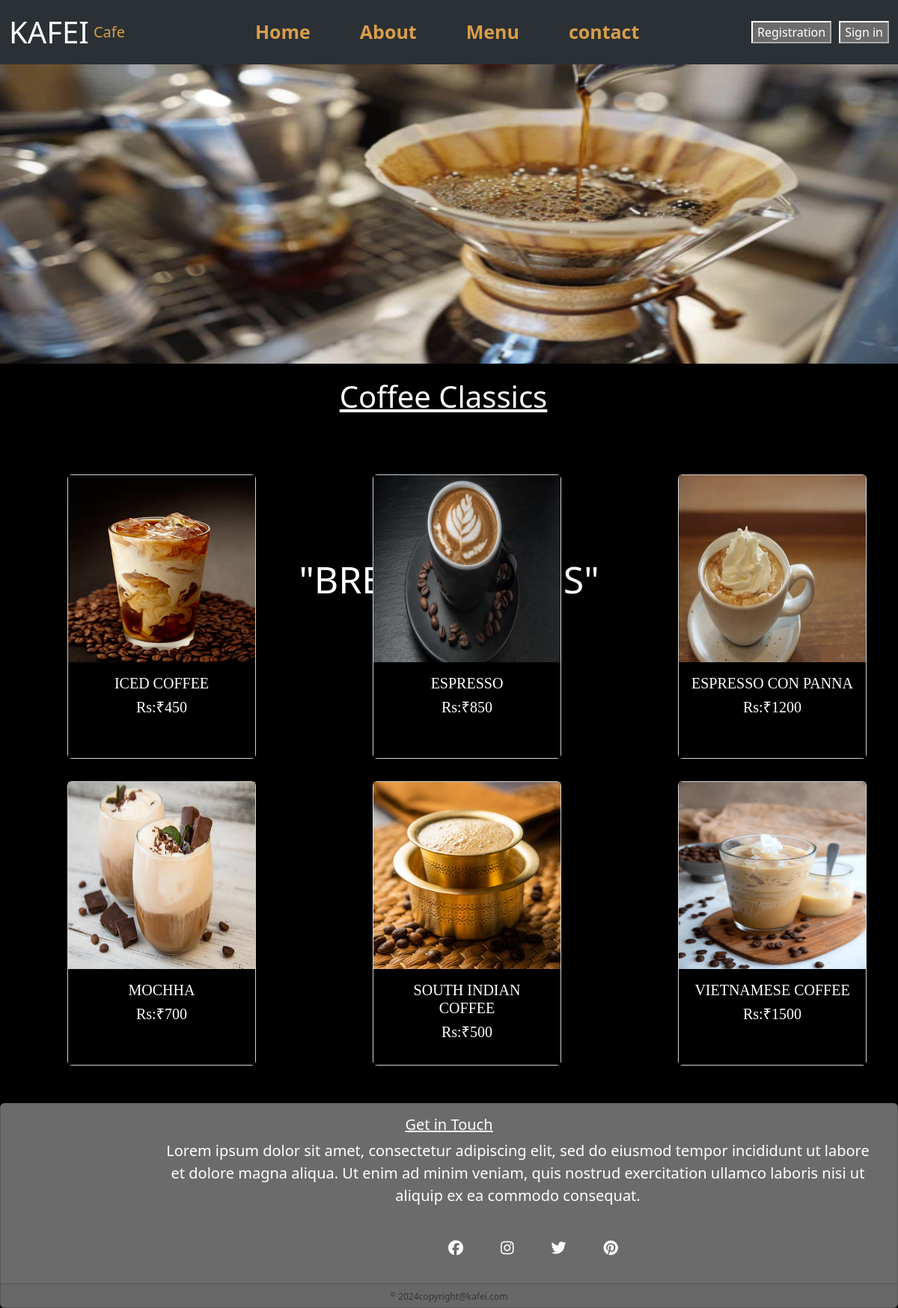
The page /menu on the database its author committed.
### kafei/models.py (models this page shows, shortened)
class Menu(models.Model):
    item=models.CharField(max_length=50,blank=None)
    price=models.CharField(max_length=50,blank=None)
    image=models.ImageField(max_length=500,blank=None,upload_to="image")

### kafei/views.py (the view)
# urls.py: path("menu",views.menu,name="menu"),
def menu(request):
    item=Menu.objects.all()
    return render (request,"menu.html",{"item":item})

### kafei/templates/menu.html
{% extends "theme.html" %}
{% block content %}
{% load static %}
<body style="background-color: black;">
<div class="menu">
        <img src="{% static 'image/making.jpg' %}" alt="" width="100%" height="400px" >
        <div class="centered">
            <h1 style="margin-bottom: 200px; color: white; font-size: 50px;">"BREWS & BITES"</h1>
        </div>
</div>
<div class="head2" style="color: white; text-align: center; margin-top: 20px; margin-right: 15px;">
    <u><h1>Coffee Classics</h1></u>
</div>
<div class="menubar" style="margin-top: 50px;">
    <div class="row">
        {% for a in item %}
        <div class="col-md-4">
            <div class="card" style="width: 252px; margin-left: 90px; height: 380px; margin-top: 30px;">
                <img src="{{a.image.url}}" alt="" height="250px" width="250px">
                <div class="card-body" style=" text-align: center; font-family: cursive; background-color: black; color: white;">
                  <h5 class="card-title">{{a.item}}</h5>
                  <h5 class="card-text">Rs:{{a.price}}</h5>
                </div>
            </div>
        </div>
            {% endfor %}
    </div>
</div>
</body>
{% endblock %}

### kafei/templates/theme.html (shortened to what this page needs)
{% load static %}
<!DOCTYPE html>
<html lang="en">
<head>
    <link href="https://cdn.jsdelivr.net/npm/bootstrap@5.3.3/dist/css/bootstrap.min.css" rel="stylesheet">
    <link rel="stylesheet" href="{% static 'style.css' %}">
    <link rel="stylesheet" href="https://cdnjs.cloudflare.com/ajax/libs/font-awesome/6.5.2/css/all.min.css"
 />
</head>
<body>
     <nav class="navbar navbar-expand-lg bg-body-tertiary"data-bs-theme="dark">
        <div class="container-fluid">
          <a class="navbar-brand" href="/" style="font-size: 40px;">KAFEI</a>
          <a class="navbar-brand" href="/" style="color: rgb(216, 158, 72); margin-left: -10px;">Cafe</a>
          <div class="collapse navbar-collapse" id="navbarNavAltMarkup">
            <div class="navbar-nav" style="margin-left: 100px; font-size: 25px;">
              <a class="nav-link active" aria-current="page" href="/" style="color: rgb(216, 158, 72); margin-left: 50px;font-weight: bold;">Home</a>
              <a class="nav-link" href="/about" style="color: rgb(216, 158, 72);margin-left: 50px;font-weight: bold;">About</a>
              <a class="nav-link" href="/menu" style="color: rgb(216, 158, 72);margin-left: 50px;font-weight: bold;">Menu</a>
              <a class="nav-link" href="/contact" style="color: rgb(216, 158, 72);margin-left: 50px; font-weight: bold;">contact</a>
            </div>
          </div>
          {% if user.is_authenticated %}
          <form action="{% url 'logout' %}" method="post">
            {% csrf_token %}
            <button>Logout</button>
          </form>
          {% else %}
          <button type="submit" style="margin-right: 10px;"><a class="nav-link" href="/registration">Registration</a></button>
            <button type="submit"><a class="nav-link" href="/accounts/login">Sign in</a></button>
            {% endif %}
        </div>
      </nav>
      {% block content %}
      {% endblock %}
<div class="footer">
    <div class="card text-center" style=" background-color: rgb(108, 107, 107); color: white; margin-top: -30px; text-align: center; font-size: 20px; margin-top: 50px;">
      <div class="card-body">
        <h5 class="card-title"><u>Get in Touch</u></h5>
        <p class="card-text" style="  width: 950px; margin-left: 200px;">Lorem ipsum dolor sit amet, consectetur adipiscing elit, sed do eiusmod tempor incididunt ut labore et dolore magna aliqua. Ut enim ad minim veniam, quis nostrud exercitation ullamco laboris nisi ut aliquip ex ea commodo consequat.</p>
        <div class="icons">
          <ul>
             <li><i class="fa-brands fa-facebook"></i></li>
              <li><i class="fa-brands fa-instagram"></i></li>
              <li><i class="fa-brands fa-twitter"></i></li>
              <li><i class="fa-brands fa-pinterest"></i></li>
          </ul>
      </div>
        </div>
      <div class="card-footer text-body-secondary" style=" font-size:12px; padding-bottom: 5px;">
        <sup>&copy;</sup> 2024copyright@kafei.com
      </div>
    </div>
</div>
</body>
</html>

### kafei/static/style.css (style rules this page uses)
.icons > ul { display: flex; list-style: none; margin-left: 500px; margin-top: 40px; }
.icons > ul > li { margin-left: 50px; }
.centered { position: absolute; top: 50%; left: 50%; transform: translate(-50%, -50%); }

### rows shown on the page
Menu: image (picture), item "ICED COFFEE", price "₹450"
Menu: image (picture), item "ESPRESSO", price "₹850"
Menu: image (picture), item "ESPRESSO CON PANNA", price "₹1200"
Menu: image (picture), item "MOCHHA", price "₹700"
Menu: image (picture), item "SOUTH INDIAN COFFEE", price "₹500"
Menu: image (picture), item "VIETNAMESE COFFEE", price "₹1500"
